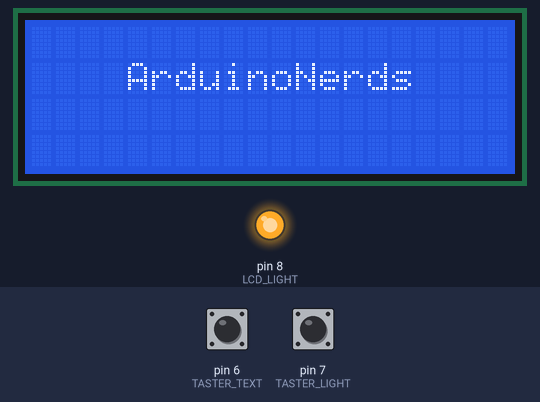
A sketch run on a simulated Arduino Uno, built with avr-gcc and run on an emulated ATmega328P. Parts: 20×4 character LCD, output pins drawn as LEDs (lit = HIGH). The inputs (shaded band) are chosen by the test bench; at power-on: pin 6 (TASTER_TEXT) HIGH, pin 7 (TASTER_LIGHT) HIGH.

Above: at 1.2 s.
1.3 s: pin 6 (TASTER_TEXT) pulled LOW for 0.15 s
At 2.4 s:
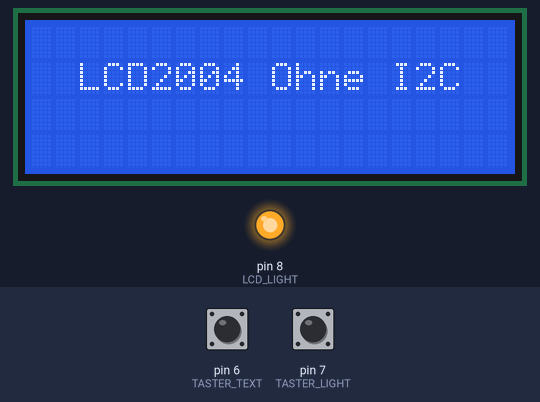
3.0 s: pin 6 (TASTER_TEXT) pulled LOW for 1 s
At 4.4 s:
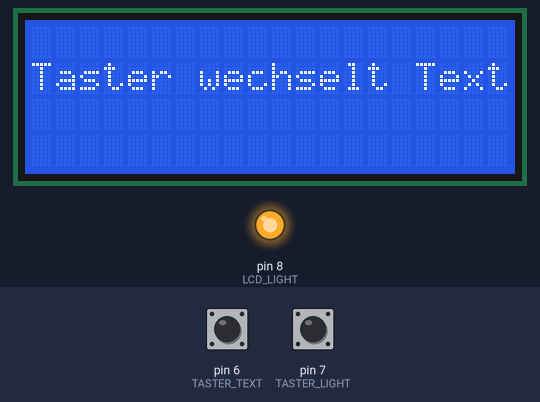
5.5 s: pin 6 (TASTER_TEXT) pulled LOW for 0.15 s
At 6.8 s:
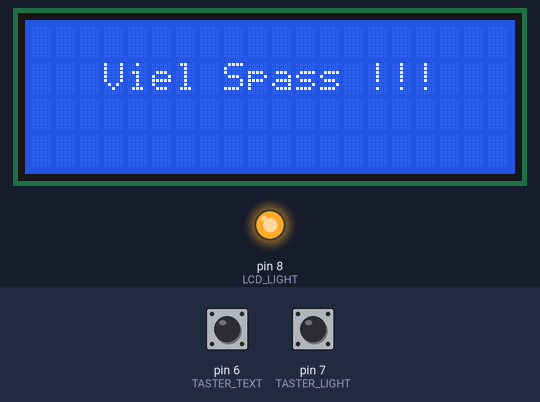
7.2 s: pin 7 (TASTER_LIGHT) pulled LOW for 0.15 s
At 8.0 s:
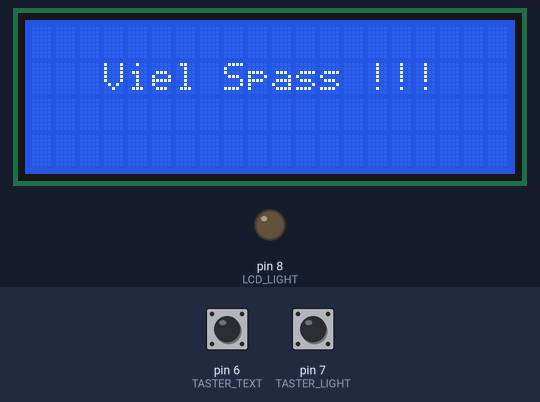
8.9 s: pin 6 (TASTER_TEXT) pulled LOW for 3.2 s
At 12.9 s:
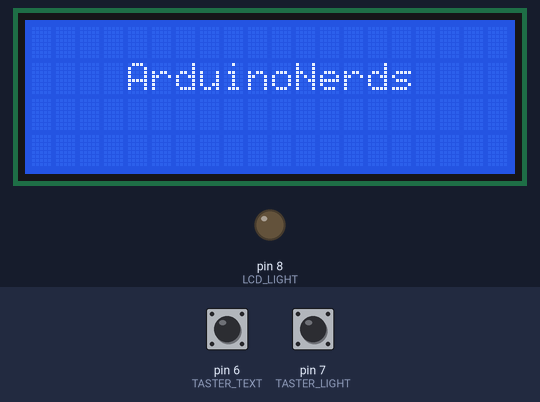
13.6 s: pin 7 (TASTER_LIGHT) pulled LOW for 1 s
At 15.8 s:
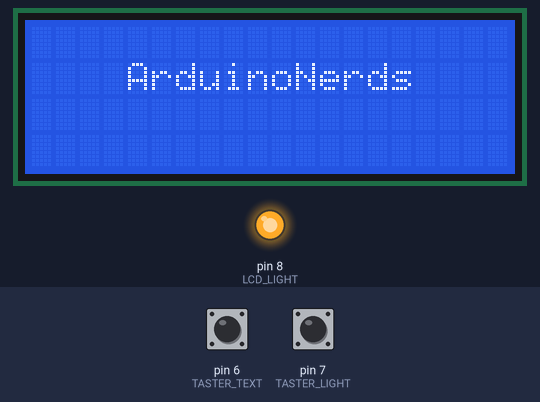
Timing chart, 0 to 17.1 s (numbered marks = the images above; inputs shaded):
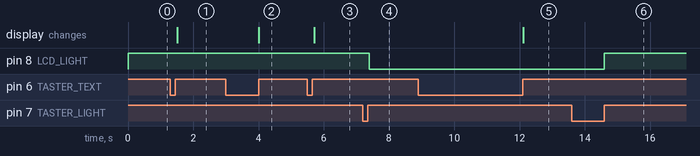

The sketch:

LCD_ohne_I2C.ino
```cpp
#include <LiquidCrystal.h> // LCD-Bibliothek einbinden

// Pin-Zuweisungen für das LCD
#define RS 12
#define E  11
#define D4 5
#define D5 4
#define D6 3
#define D7 2

// Taster-Pins
#define TASTER_TEXT 6    // Taster zum Wechseln des Textes
#define TASTER_LIGHT 7   // Taster für die Beleuchtung

// Pin für Beleuchtung
#define LCD_LIGHT 8      // LCD-Hintergrundbeleuchtung

// LCD-Objekt erstellen
LiquidCrystal lcd(RS, E, D4, D5, D6, D7);

// Liste der Texte (alle in Zeile 2)
String texte[] = {
  "    ArduinoNerds   ",
  "  LCD2004 Ohne I2C ",
  "Taster wechselt Text ",
  "   Viel Spass !!!"
};

// Anzahl der Texte
const int anzahlTexte = sizeof(texte) / sizeof(texte[0]);
int aktuellerText = 0; // Start bei erstem Text
bool lichtAn = true; // Standard: Licht an

void setup() {
    pinMode(TASTER_TEXT, INPUT_PULLUP);  // Taster 1 mit internem Pullup aktivieren
    pinMode(TASTER_LIGHT, INPUT_PULLUP); // Taster 2 mit internem Pullup aktivieren
    pinMode(LCD_LIGHT, OUTPUT);  // Pin für LCD-Hintergrundbeleuchtung als Ausgang setzen

    digitalWrite(LCD_LIGHT, HIGH); // Beleuchtung standardmäßig einschalten

    lcd.begin(20, 4);  // LCD starten
    lcd.clear();
    lcd.setCursor(0, 1);  // Text in **zweite Zeile (Zeile 1)**
    lcd.print(texte[aktuellerText]); // Ersten Text anzeigen
}

void loop() {
    // Taster 1: Text wechseln
    if (digitalRead(TASTER_TEXT) == LOW) { // Wenn Taster 1 gedrückt
        delay(200); // Entprellen (Verhindert Doppelklick)
        while (digitalRead(TASTER_TEXT) == LOW); // Warten, bis Taster losgelassen wird

        aktuellerText++;  // Zum nächsten Text wechseln
        if (aktuellerText >= anzahlTexte) aktuellerText = 0; // Zurück auf den ersten Text

        lcd.clear(); // Display leeren
        lcd.setCursor(0, 1);  // **Text in zweite Zeile setzen**
        lcd.print(texte[aktuellerText]); // Neuen Text anzeigen
    }

    // Taster 2: LCD-Beleuchtung ein/aus schalten
    if (digitalRead(TASTER_LIGHT) == LOW) { // Wenn Taster 2 gedrückt
        delay(200); // Entprellen
        while (digitalRead(TASTER_LIGHT) == LOW); // Warten, bis Taster losgelassen wird

        lichtAn = !lichtAn; // Zustand umschalten
        digitalWrite(LCD_LIGHT, lichtAn ? HIGH : LOW); // Licht an oder aus
    }
}
```

Measured:
- after the input at 1.3 s, the display: changes after 0.20 s (image 1)
- after the input at 3.0 s, the display: changes after 1.0 s (image 2)
- after the input at 5.5 s, the display: changes after 0.20 s (image 3)
- after the input at 7.2 s, pin 8 (LCD_LIGHT): HIGH → LOW after 0.20 s
- after the input at 8.9 s, the display: changes after 3.2 s (image 5)
- after the input at 13.6 s, pin 8 (LCD_LIGHT): LOW → HIGH after 1.0 s
